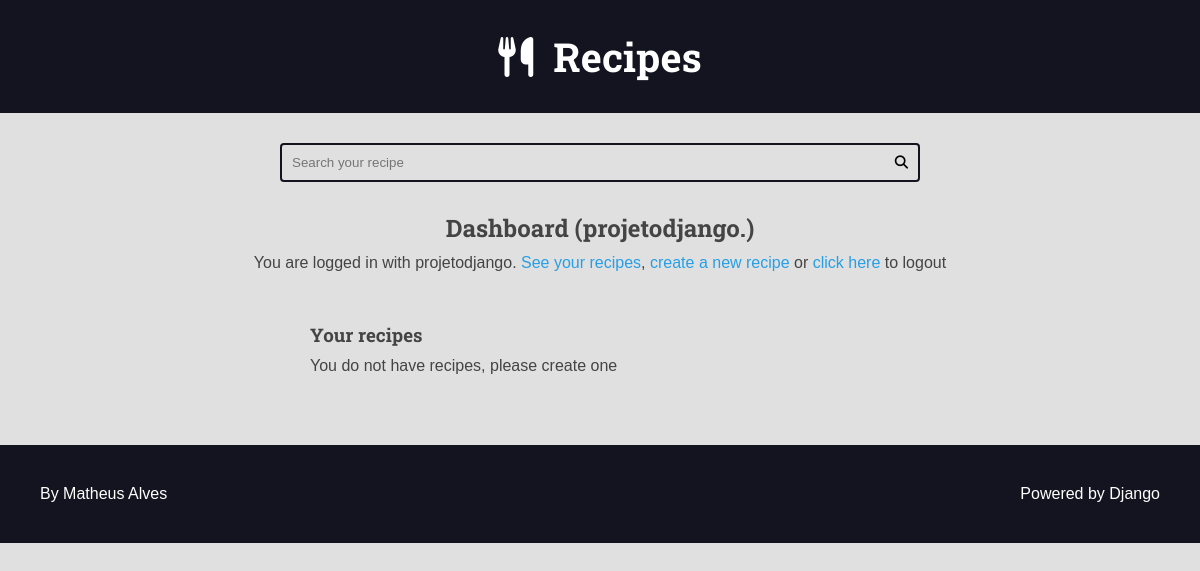
/authors/dashboard/ (signed in), run on an earlier commit of the app's database.
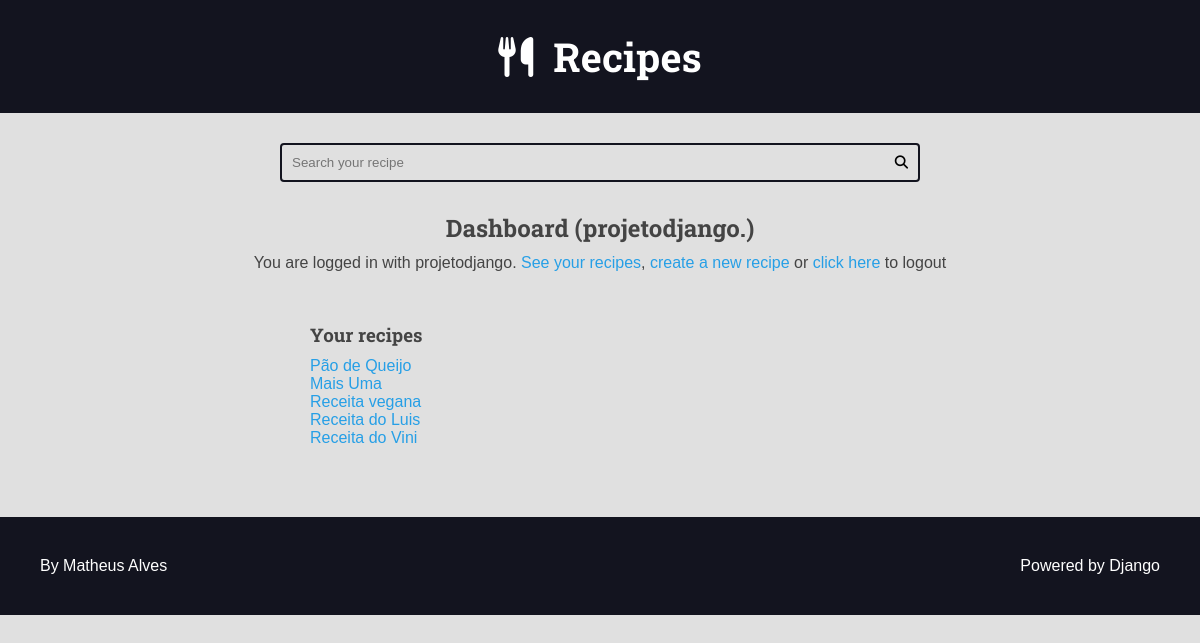
And on a later commit of the database.
### recipes/models.py (models this page shows, shortened)
class Recipe(models.Model):
    title = models.CharField(max_length=65)
    description = models.CharField(max_length=165)
    slug = models.SlugField(unique=True)
    preparation_time = models.IntegerField()
    preparation_time_unit = models.CharField(max_length=65)
    servings = models.IntegerField()
    servings_unit = models.CharField(max_length=65)
    preparation_steps = models.TextField()
    preparations_steps_is_html = models.BooleanField(default=False)
    created_at = models.DateTimeField(auto_now_add=True)
    updated_at = models.DateTimeField(auto_now=True)
    is_published = models.BooleanField(default=False)
    cover = models.ImageField(
        upload_to="recipes/covers/%Y/%m/%d", blank=True, default='')
    category = models.ForeignKey(
        Category, on_delete=models.SET_NULL, null=True, blank=True, default=None)
    author = models.ForeignKey(User, on_delete=models.SET_NULL, null=True)

### authors/views.py (the view)
# urls.py: path('dashboard/', views.dashboard, name='dashboard'),
@login_required(login_url='authors:login', redirect_field_name='next')
def dashboard(request):
    recipes = Recipe.objects.filter(
        is_published=False,
        author=request.user
    )
    return render(
        request,
        'authors/pages/dashboard.html',
        context={
            'recipes': recipes
        }
    )

### authors/templates/authors/pages/dashboard.html (shortened to what this page needs)
{% extends "global/base.html" %}
{% block content %}
    <div class="main-content center container">
        <h2>Dashboard ({{user}})</h2>
        {% include "authors/partials/login_message.html" %}
        <div class="authors-dashboard-container">
            <h3>Your recipes</h3>
            <ul>
                {% for recipe in recipes %}
                    <li>
                        <a href="{% url "authors:dashboard_recipe_edit" recipe.id %}">{{recipe.title}}</a>
                    </li>
                {% empty %}
                    <li>
                        <p>You do not have recipes, please create one</p>
                    </li>
                {% endfor %}
            </ul>
        </div>
    </div>
{% endblock content %}

### base_templates/global/base.html (shortened to what this page needs)
<!DOCTYPE html>
<html lang="pt-BR">
<head>
    {% include "global/partials/head.html" %}
</head>
<body>
    {% include "global/partials/header.html" %}
    {% include "global/partials/search.html" %}
    <main class="main-content-container">
        {% block content %}{% endblock content %}
    </main>
    {% include "global/partials/footer.html" %}
</body>
</html>

### base_templates/global/partials/head.html (shortened to what this page needs)
{% load static %}
<link rel="stylesheet" href="https://cdnjs.cloudflare.com/ajax/libs/font-awesome/6.7.1/css/fontawesome.min.css"
 />
<link rel="stylesheet" href="https://cdnjs.cloudflare.com/ajax/libs/font-awesome/6.7.1/css/brands.min.css"
 />
<link rel="stylesheet" href="https://cdnjs.cloudflare.com/ajax/libs/font-awesome/6.7.1/css/solid.min.css"
 />
<link rel="stylesheet" href="{% static "global/css/styles.css" %}">

### base_templates/global/partials/header.html
<header class="main-header-container">
    <div class="main-header container">
        <h1>
            <a class="main-logo" href="{% url "recipes:home" %}">
                <i class="fas fa-utensils main-logo-icon"></i>
                <span class="main-logo-text" >Recipes</span>
            </a>
        </h1>
    </div>
</header>

### base_templates/global/partials/search.html
<div class="search-container">
    <div class="container">
        <form action="{% url "recipes:search" %}" method="GET" class="search-form">
            <input type="search" class="search-input" name="search" placeholder="Search your recipe" value="{{search_term}}"required>
            <button type="submit" class="search-button"><i class="fas fa-search"></i></button>
        </form>
    </div>
</div>

### authors/templates/authors/partials/login_message.html (shortened to what this page needs)
{% if request.user.is_authenticated %}
<div class="login-message">You are logged in with
    {{request.user.username}}
    <a href="{% url "authors:dashboard" %}">See your recipes</a>,
    <a href="{% url "authors:dashboard_recipe_create" %}">create a new recipe</a> or
    <form class="inline-form" action="{% url 'authors:logout' %}" method='POST'>
        <button class="plaintext-button"type="submit">click here</button>
    </form> to logout
</div>
{% endif %}

### base_templates/global/partials/footer.html
<footer class="main-footer">
    <div class="developer">
      <a href="https://www.linkedin.com/in/matheus-alves-monteiro-a42ab8156/?originalSubdomain=br" target="_blank" rel="noreferrer noopener">By Matheus Alves</a>
    </div>
    <div class="powered">
      <a href="https://www.djangoproject.com/" target="_blank" rel="noreferrer noopener">Powered by Django</a>
    </div>
</footer>

### base_static/global/css/styles.css (style rules this page uses)
:root { --color-primary: #269fe6; --color-primary-hover: #2086c2; --color-primary-dark: #13141f; --color-primary-dark-hover: #212336; --color-primary-light: #d4ecfa; --color-primary-light-hover: #bdd8e7; --color-white: #fff; --color-black: #000; --color-dark-text: #444; --color-info-light: #cce5ff; --color-debug-light: #cce5ff; --color-success-light: #d4edda; --color-alert-light: #fff3cd; --color-warning-light: #fff3cd; --color-error-light: #f8d7da; --color-info-dark: #4d86c4; --color-debug-dark: #4d86c4; --color-success-dark: #4a9c5d; --color-alert-dark: #927f40; --color-warning-dark: #927f40; --color-error-dark: #da525d; --color-gray-0: #f9f9f9; --color-gray-1: #e0e0e0; --color-gray-2: #c7c7c7; --color-gray-3: #aeaeae; --color-gray-4: #959595; --color-gray-5: #7d7d7d; --color-gray-6: #646464; --color-gray-7: #4b4b4b; --color-gray-8: #323232; --color-gray-9: #191919; --font-primary: sans-serif; --font-headings: 'Roboto Slab', serif; --spacing-gutter-medium: 3rem; --spacing-gutter-large: 4rem; }
* { padding: 0; margin: 0; box-sizing: border-box; }
html { font-size: 62.5%; }
body { font-size: 1.6rem; font-family: var(--font-primary); background: var(--color-gray-1); color: var(--color-dark-text); }
h1, h2, h3, h4, h5, h6 { font-family: var(--font-headings); }
a { color: var(--color-primary); text-decoration: none; }
.container { max-width: 144rem; margin: 0 auto; padding: var(--spacing-gutter-medium); }
.main-header-container { background: var(--color-primary-dark); }
.main-logo { font-size: 4rem; color: var(--color-white); text-decoration: none; display: flex; flex-flow: row nowrap; align-items: center; justify-content: center; width: fit-content; margin: 0 auto; }
.main-logo-icon { margin-right: 2rem; }
.search-form { border: .2rem solid var(--color-primary-dark); max-width: 64rem; margin: 0 auto; border-radius: .4rem; position: relative; transition: all 300ms ease-in-out; }
.search-input, .search-button { border: none; background: none; outline: none; padding: 1rem; transition: all 300ms ease-in-out; }
.search-input { width: 100%; padding-right: 3rem; }
.search-button { position: absolute; top: 0; right: 0; }
.main-content { padding-top: 0; }
.main-footer { display: flex; align-items: center; justify-content: space-between; background: var(--color-primary-dark); padding: var(--spacing-gutter-large); }
.main-footer a { text-decoration: none; color: var(--color-white); transition: all 300ms ease-in-out; }
.inline-form { display: inline; }
.plaintext-button { display: inline; border: none; background: none; cursor: pointer; color: var(--color-primary); font-size: 1.6rem; }
.login-message { margin: 1rem 0; }
.authors-dashboard-container { max-width: 64rem; text-align: left; padding: var(--spacing-gutter-medium); margin: 0 auto; }
.authors-dashboard-container h3, .authors-dashboard-container p, .authors-dashboard-container ul { list-style-type: none; margin: 1rem 0; }
.center { text-align: center; }

What changed in the data, as far as the page shows it:
now on this page (row edited): Recipe: title "Pão de Queijo"
now on this page (row edited): Recipe: title "Mais Uma"
now on this page (row edited): Recipe: title "Receita vegana"
now on this page (row edited): Recipe: title "Receita do Luis"
now on this page (row edited): Recipe: title "Receita do Vini"
Also different on the page:
text no longer shown: "You do not have recipes, please create one"
